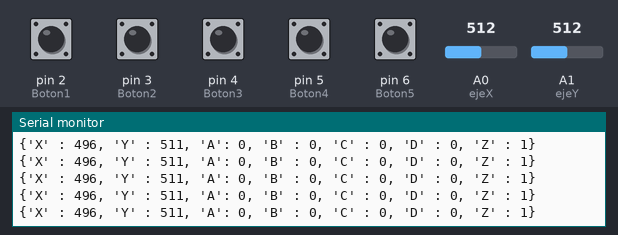
A sketch run on a simulated Arduino Uno, built with avr-gcc and run on an emulated ATmega328P. Shown: the last lines printed to the serial monitor. The inputs (shaded band) are chosen by the test bench; at power-on: pin 6 (Boton5) HIGH, pin 2 (Boton1), pin 3 (Boton2), pin 4 (Boton3), pin 5 (Boton4) LOW, A0 (ejeX) = 512, A1 (ejeY) = 512.

Above: at 1.2 s.
1.3 s: A0 (ejeX) set to 10
At 1.41 s:
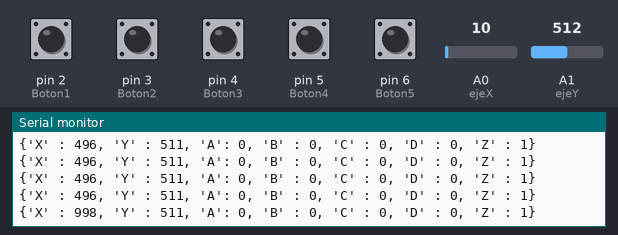
4.3 s: A0 (ejeX) set to 7
At 4.31 s:
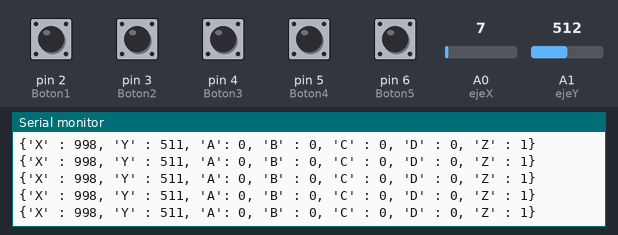
7.3 s: A1 (ejeY) set to 27
At 7.32 s:
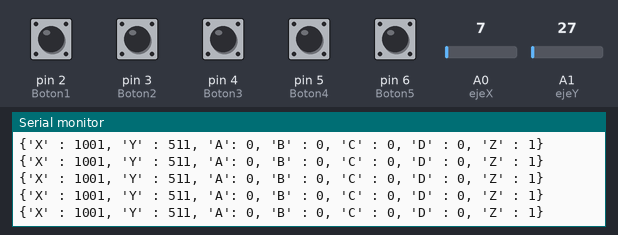
10.3 s: A1 (ejeY) set to 21
At 10.34 s:
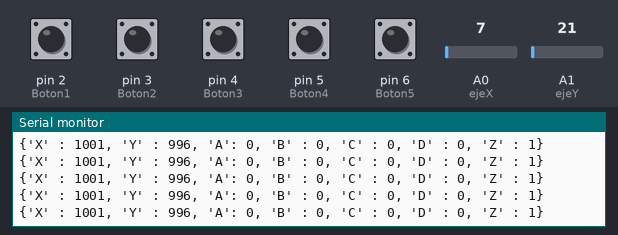
Timing chart, 0 to 13.3 s (numbered marks = the images above; inputs shaded):
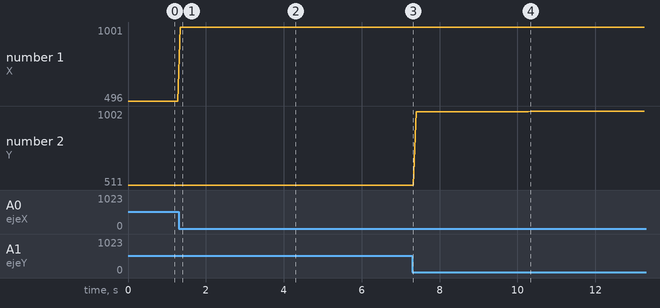

Measured:
- after the input at 1.3 s, the serial monitor: prints a new line after 0.05 s (image 1)
- plotted number 1: 496 → 998 after the input at 1.3 s, 998 → 1001 after the input at 4.3 s
- plotted number 2: 511 → 996 after the input at 7.3 s, 996 → 1002 after the input at 10.3 s

The sketch:

joystick.ino
```cpp
#define ejeX A0
#define ejeY A1
#define Boton1 2
#define Boton2 3
#define Boton3 4
#define Boton4 5
#define Boton5 6

String DataEjeX;
String DataEjeY;
String A;
String B;
String C;
String D;
String Z;

void setup() {
  // put your setup code here, to run once:
Serial.begin(9600);
pinMode(ejeX,INPUT);
pinMode(ejeY,INPUT);
pinMode(Boton1,INPUT);
pinMode(Boton2,INPUT);
pinMode(Boton3,INPUT);
pinMode(Boton4,INPUT);
pinMode(Boton5,INPUT_PULLUP);
}

void loop() {
  // put your main code here, to run repeatedly:

DataEjeX = 512-(analogRead(ejeX) - 496);
DataEjeY = 512-(analogRead(ejeY)-511);
A = digitalRead(Boton1);
B = digitalRead(Boton2);
C = digitalRead(Boton3);
D = digitalRead(Boton4);
Z = digitalRead(Boton5);

String Data = "{'X' : " + DataEjeX + ", 'Y' : " + DataEjeY + ", 'A': " + A + ", 'B' : " + B + ", 'C' : " + C + ", 'D' : " + D + ", 'Z' : " + Z + "}";

Serial.println(Data);

delay(30);
}
```
